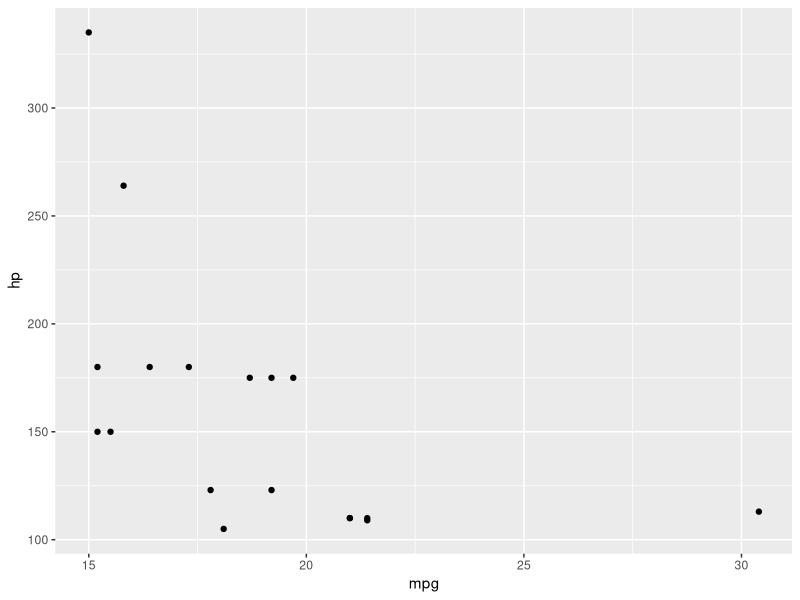

Recreate this plot in R.
## ---- chunk 1
install.packages("tidyverse", dependencies = TRUE)
## ---- chunk 2
getwd()
## ---- chunk 3
library(tidyverse)
## ---- chunk 4
2 + 3 + 2
## ---- chunk 5
abs(-77)
## ---- chunk 6
x <- 1
## ---- chunk 7
x <- c(1, 2, 3, 4, 5)
## ---- chunk 8
# Assign the object
sequence_one_to_twenty <- seq(1, 20)

# Check the contents of the object
sequence_one_to_twenty

# Calculate the mean of the sequence
mean(sequence_one_to_twenty)

# Calculate the max of the sequence
max(sequence_one_to_twenty)

## ---- chunk 9
y <- c("a", "b", "c", "d", "e")
xy <- tibble(x, y)
## ---- chunk 10
?abs()
## ---- chunk 11

# First let's load the tidyverse

library(tidyverse)

# Load a data set of cars into a dataframe
cars_data <- as_tibble(mtcars)

# Display table
cars_data

# Fiter the list to cars with fuel economy >= 15 mpg and horsepower >=100
mpg_hp <-filter(mtcars, mpg >= 15, hp >=100)

# Create a scatter plot of mpg vs horsepower 
ggplot(data = mpg_hp) + geom_point(mapping = aes(x = mpg, y = hp))
